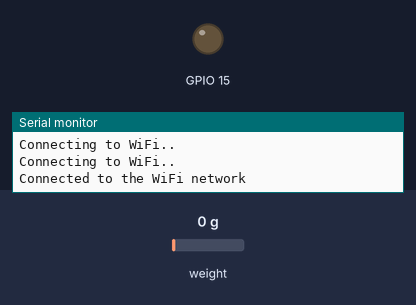
A sketch run on a simulated ESP32. On the bench: output pins drawn as LEDs (lit = HIGH), the last lines printed to the serial monitor. Inputs (shaded band) come from the test bench; at power-on: weight on the scale 0 g. WiFi joins after 1.5 s; servers stay silent unless stated; uploads are accepted with an empty reply.

Above: at 4.2 s.
4.3 s: weight on the scale set to 1250 g
At 8.5 s:
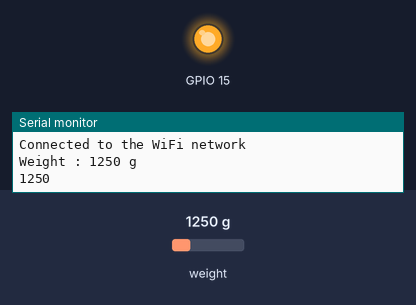
Timing chart, 0 to 14.8 s (numbered marks = the images above; inputs shaded):
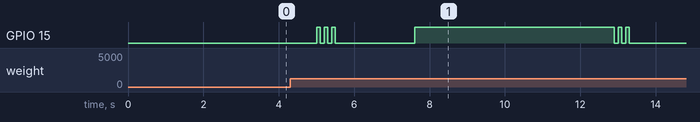

The sketch:

loadcell+wifi.ino
```cpp
// 로드셀 센서와 와이파이 통신 코드
// 2022. 08

#include "HX711.h"
#include <WiFi.h>
#include <HTTPClient.h>

const char* ssid = "최윤규의 iPhone";
const char* password = "cyg920901";

const int LOADCELL_DOUT_PIN = 25;
const int LOADCELL_SCK_PIN = 26;
HTTPClient http;

HX711 scale;

void setup() {
  pinMode(15,OUTPUT);
  Serial.begin(115200);
 WiFi.begin(ssid, password);
 while (WiFi.status() != WL_CONNECTED) {
   delay(1000);
   Serial.println("Connecting to WiFi..");
 }

 Serial.println("Connected to the WiFi network");

  scale.begin(LOADCELL_DOUT_PIN, LOADCELL_SCK_PIN);
  scale.set_scale(420.0983);  // this value is obtained by calibrating the scale with known weights; see the README for details
  scale.tare();  // reset the scale to 0

}

void loop() {
 delay(1000);
  int x = scale.get_units(10);
  int weight = x;
  Serial.print("Weight : ");
  Serial.print(weight, 1);
  Serial.println(" g");
  digitalWrite(15,1);
  delay(100);
  digitalWrite(15,0);
  delay(100);
  digitalWrite(15,1);
  delay(100);
  digitalWrite(15,0);
  delay(100);
  digitalWrite(15,1);
  delay(100);
  digitalWrite(15,0);
  delay(100);

 if ((WiFi.status() == WL_CONNECTED)) { //Check the current connection status


   if ((weight > 100) && (weight < 2500)) {
     delay(2000);
     String send_value = "http://172.20.10.5:9500/insert/loadcell?loadcell=" + String(weight);
     Serial.println(weight);
     http.begin(send_value);
     digitalWrite(15,1);
     delay(2000);
     int httpCode = http.GET();                                        //Make the request


     if (httpCode > 0) { //Check for the returning code

       String payload = http.getString();
       Serial.println(httpCode);
       Serial.println(payload);
     }

     else {
       Serial.println("Error on HTTP request");
     }
   }
 }
 http.end(); //Free the resources
 delay(1000);
}
```
